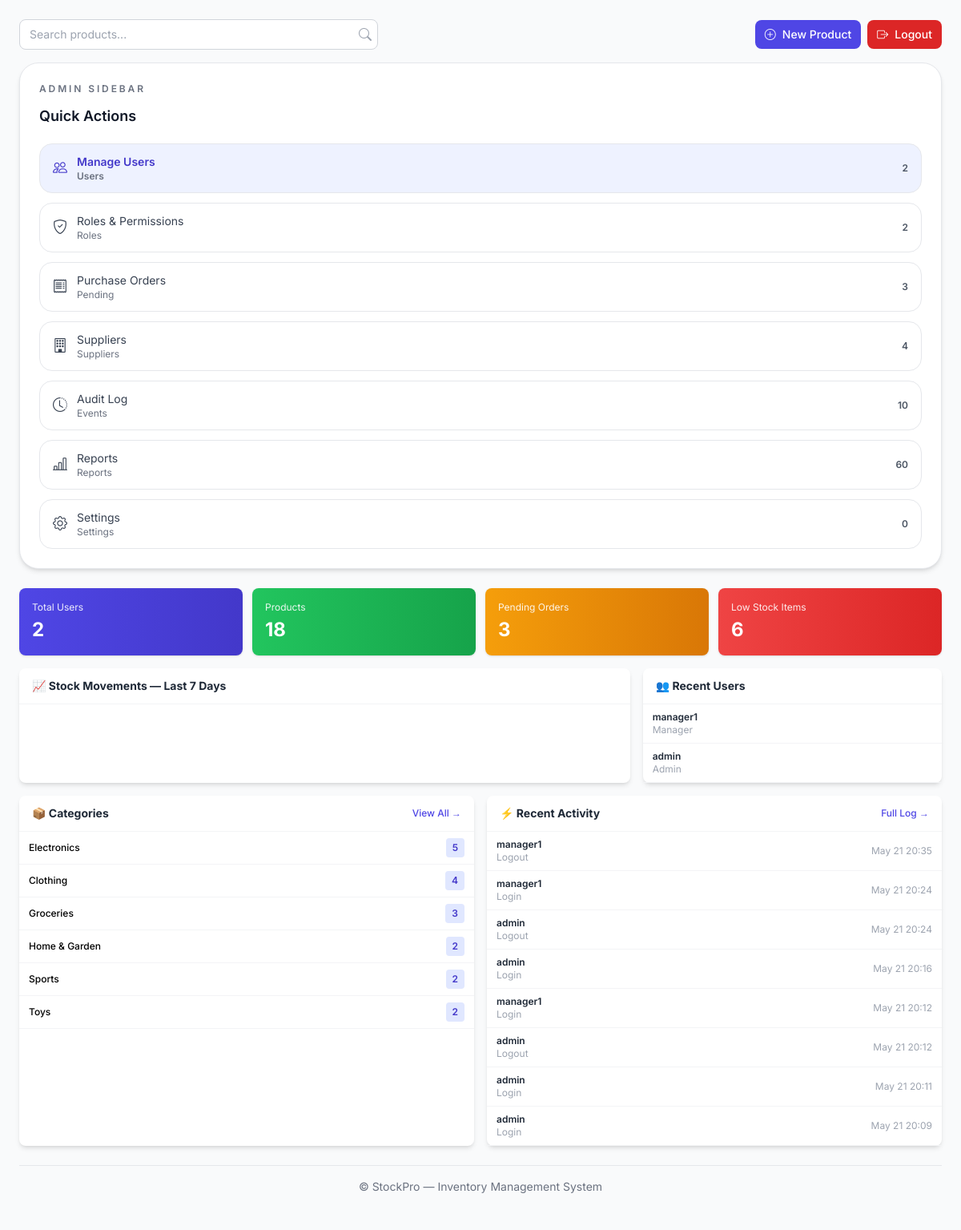
Screenshot of /admin-dashboard/ with the database file from the repository.
### accounts/models.py (models this page shows, shortened)
class UserProfile(models.Model):
    user = models.OneToOneField(User, on_delete=models.CASCADE, related_name="profile")
    role = models.ForeignKey(Role, on_delete=models.SET_NULL, null=True, blank=True)
    phone = models.CharField(max_length=20, blank=True)
    avatar = models.ImageField(upload_to="avatars/", blank=True, null=True)
    is_active = models.BooleanField(default=True)
    last_login_ip = models.GenericIPAddressField(blank=True, null=True)
    created_at = models.DateTimeField(auto_now_add=True)
    updated_at = models.DateTimeField(auto_now=True)

class Role(models.Model):
    name = models.CharField(max_length=50, unique=True)
    description = models.TextField(blank=True)
    permissions = models.JSONField(default=dict)
    created_at = models.DateTimeField(auto_now_add=True)
    class Meta:
        ordering = ["name"]

class AuditLog(models.Model):
    ACTION_CHOICES = [
        ("login", "Login"),
        ("logout", "Logout"),
        ("create", "Create"),
        ("update", "Update"),
        ("delete", "Delete"),
        ("soft_delete", "Soft Delete"),
        ("approve", "Approve"),
        ("reject", "Reject"),
        ("export", "Export"),
        ("import", "Import"),
    ]
    user = models.ForeignKey(User, on_delete=models.SET_NULL, null=True, blank=True)
    action = models.CharField(max_length=30, choices=ACTION_CHOICES)
    model_name = models.CharField(max_length=100, blank=True)
    object_id = models.CharField(max_length=100, blank=True)
    object_repr = models.CharField(max_length=200, blank=True)
    changes = models.JSONField(default=dict, blank=True)
    ip_address = models.GenericIPAddressField(blank=True, null=True)
    timestamp = models.DateTimeField(auto_now_add=True)
    class Meta:
        ordering = ["-timestamp"]
        indexes = [models.Index(fields=["-timestamp"]), models.Index(fields=["user", "action"])]

### inventory/models.py (models this page shows, shortened)
class Category(models.Model):
    name = models.CharField(max_length=100, unique=True)
    description = models.TextField(blank=True)
    parent = models.ForeignKey(
        'self', on_delete=models.SET_NULL, null=True, blank=True, related_name='subcategories'
    )
    created_at = models.DateTimeField(auto_now_add=True)
    class Meta:
        verbose_name_plural = "Categories"
        ordering = ["name"]

### admin_panel/views.py (the view)
# urls.py: path("", views.admin_dashboard, name="admin_dashboard"),
def admin_dashboard(request):
    today = timezone.localdate()
    seven_days_ago = today - timedelta(days=7)
    total_users   = User.objects.count()
    total_products = Product.objects.count()
    total_categories = Category.objects.count()
    total_movements = StockMovement.objects.count()
    total_value = Product.objects.aggregate(t=Sum("price", default=0))["t"]
    pending_pos = PurchaseOrder.objects.filter(status__in=["draft", "sent"]).count()
    low_stock   = Product.objects.filter(quantity__lte=F("low_stock_threshold")).count()
    supplier_count = Supplier.objects.count()
    unread_nots = Notification.objects.filter(is_read=False).count()
    recent_users = User.objects.order_by("-date_joined")[:5]
    recent_actions = AuditLog.objects.select_related("user").order_by("-timestamp")[:10]
    daily_in  = [0, 0, 0, 0, 0, 0, 0]
    daily_out = [0, 0, 0, 0, 0, 0, 0]
    day_labels = []
    for i in range(6, -1, -1):
        d = today - timedelta(days=i)
        day_labels.append(d.strftime("%a"))
        mvs = StockMovement.objects.filter(date__date=d)
        daily_in[i]  = mvs.filter(movement_type="IN").aggregate(t=Sum("quantity"))["t"] or 0
        daily_out[i] = mvs.filter(movement_type="OUT").aggregate(t=Sum("quantity"))["t"] or 0
    day_labels = list(reversed(day_labels))
    daily_in  = list(reversed(daily_in))
    daily_out = list(reversed(daily_out))
    qs = StockMovement.objects.order_by("-date")[:200]
    category_counts = (
        Category.objects.annotate(n=Count("products"))
        .order_by("-n")[:8]
    )
    quick_actions = [
        {
            "title": "Manage Users",
            "url": reverse("admin_users"),
            "icon": "bi-people",
            "label": "Users",
            "value": total_users,
        },
        {
            "title": "Roles & Permissions",
            "url": reverse("admin_roles"),
            "icon": "bi-shield-check",
            "label": "Roles",
            "value": Role.objects.count(),
        },
        {
            "title": "Purchase Orders",
            "url": reverse("admin_purchase_orders"),
            "icon": "bi-receipt",
            "label": "Pending",
            "value": pending_pos,
        },
        {
            "title": "Suppliers",
            "url": reverse("supplier_list"),
            "icon": "bi-building",
            "label": "Suppliers",
            "value": supplier_count,
        },
        {
            "title": "Audit Log",
            "url": reverse("audit_log"),
            "icon": "bi-clock-history",
            "label": "Events",
            "value": recent_actions.count(),
        },
        {
            "title": "Reports",
            "url": reverse("reports"),
            "icon": "bi-bar-chart-line",
            "label": "Reports",
            "value": total_movements,
        },
        {
            "title": "Settings",
            "url": reverse("settings"),
            "icon": "bi-gear",
            "label": "Settings",
            "value": unread_nots,
        },
    ]
    context = {
        "total_users": total_users, "total_products": total_products,
        "total_categories": total_categories, "total_movements": total_movements,
        "total_value": total_value, "pending_pos": pending_pos,
        "low_stock": low_stock, "unread_nots": unread_nots,
        "recent_users": recent_users, "recent_actions": recent_actions,
        "day_labels": day_labels, "daily_in": daily_in, "daily_out": daily_out,
        "category_counts": category_counts,
        "movements_chart_data": qs,
        "quick_actions": quick_actions,
    }
    return render(request, "admin_panel/dashboard.html", context)

### admin_panel/templates/admin_panel/dashboard.html (shortened to what this page needs)
{% extends 'base.html' %}
{% block content %}
<div class="mb-4 flex justify-between items-center gap-4">
  <div class="flex-1 max-w-md">
    <form method="get" action="{% url 'product_list' %}" class="relative">
      <input type="text" name="search" placeholder="Search products..." class="w-full px-3 py-2 border border-gray-300 rounded-lg text-sm focus:outline-none focus:ring-2 focus:ring-primary-500">
      <button type="submit" class="absolute right-2 top-1/2 -translate-y-1/2 text-gray-400 hover:text-gray-600">
        <i class="bi bi-search"></i>
      </button>
    </form>
  </div>
  <div class="flex gap-2">
    <a href="{% url 'product_create' %}" class="px-3 py-2 bg-primary-600 hover:bg-primary-700 text-white rounded-lg font-medium text-sm transition-colors inline-flex items-center gap-2">
      <i class="bi bi-plus-circle"></i> New Product
    </a>
    <form id="logout-form" action="{% url 'accounts:logout' %}" method="post" class="inline">
      <button type="submit" class="px-3 py-2 bg-danger-600 hover:bg-danger-700 text-white rounded-lg font-medium text-sm transition-colors inline-flex items-center gap-2">
        <i class="bi bi-box-arrow-right"></i> Logout
      </button>
    </form>
  </div>
</div>
<div class="grid grid-cols-1 xl:grid-cols-[300px_minmax(0,1fr)] gap-6 mb-4">
  <aside class="bg-white rounded-3xl shadow-md border border-gray-200 p-6">
    <div class="mb-5">
      <div class="text-xs uppercase tracking-[0.24em] text-gray-500 font-semibold">Admin Sidebar</div>
      <h2 class="mt-3 text-lg font-semibold text-gray-900">Quick Actions</h2>
    </div>
    <div class="space-y-3">
      {% for action in quick_actions %}
      <a href="{{ action.url }}" class="flex items-center justify-between rounded-2xl border border-gray-200 {% if forloop.first %}bg-indigo-50 text-indigo-700 font-semibold{% else %}bg-white text-gray-700{% endif %} px-4 py-3 text-sm hover:bg-gray-50 transition">
        <div class="flex items-center gap-3">
          <i class="{{ action.icon }} text-lg"></i>
          <div class="text-left">
            <div>{{ action.title }}</div>
            <div class="text-xs text-gray-500">{{ action.label }}</div>
          </div>
        </div>
        <div class="text-xs font-semibold text-gray-600">{{ action.value }}</div>
      </a>
      {% endfor %}
    </div>
  </aside>
  <div class="space-y-4">
    <div class="grid grid-cols-2 md:grid-cols-4 gap-3">
  <div class="bg-gradient-to-r from-primary-600 to-primary-700 text-white rounded-lg shadow p-4">
    <div class="text-xs opacity-90 mb-1">Total Users</div>
    <div class="text-2xl font-bold">{{ total_users }}</div>
  </div>
  <div class="bg-gradient-to-r from-success-500 to-success-600 text-white rounded-lg shadow p-4">
    <div class="text-xs opacity-90 mb-1">Products</div>
    <div class="text-2xl font-bold">{{ total_products }}</div>
  </div>
  <div class="bg-gradient-to-r from-warning-500 to-warning-600 text-white rounded-lg shadow p-4">
    <div class="text-xs opacity-90 mb-1">Pending Orders</div>
    <div class="text-2xl font-bold">{{ pending_pos }}</div>
  </div>
  <div class="bg-gradient-to-r from-danger-500 to-danger-600 text-white rounded-lg shadow p-4">
    <div class="text-xs opacity-90 mb-1">Low Stock Items</div>
    <div class="text-2xl font-bold">{{ low_stock }}</div>
  </div>
</div>
<div class="grid grid-cols-1 lg:grid-cols-3 gap-4 mb-4">
  <div class="lg:col-span-2 bg-white rounded-lg shadow-md">
    <div class="px-4 py-3 border-b border-gray-100 font-bold text-gray-800 text-sm">📈 Stock Movements — Last 7 Days</div>
    <div class="p-4">
      <canvas id="movementChart" height="60"></canvas>
    </div>
  </div>
  <div class="bg-white rounded-lg shadow-md">
    <div class="px-4 py-3 border-b border-gray-100 font-bold text-gray-800 text-sm">👥 Recent Users</div>
    <div class="overflow-x-auto">
      <table class="w-full text-xs">
        <tbody>
          {% for u in recent_users|slice:":5" %}
          <tr class="border-b border-gray-100 hover:bg-gray-50/60">
            <td class="px-3 py-2">
              <div class="font-semibold text-gray-800">{{ u.username }}</div>
              <div class="text-gray-400 text-xs">{{ u.profile.role.name|default:'—' }}</div>
            </td>
          </tr>
          {% empty %}
          <tr>
            <td class="px-3 py-4 text-center text-gray-400">No users</td>
          </tr>
          {% endfor %}
        </tbody>
      </table>
    </div>
  </div>
</div>
<div class="grid grid-cols-1 lg:grid-cols-2 gap-4 mb-4">
  <div class="bg-white rounded-lg shadow-md">
    <div class="px-4 py-3 border-b border-gray-100 font-bold text-gray-800 text-sm flex justify-between items-center">
      <span>📦 Categories</span>
      <a href="{% url 'category_list' %}" class="text-primary-600 hover:text-primary-700 text-xs font-medium">View All →</a>
    </div>
    <div class="overflow-x-auto">
      <table class="w-full text-xs">
        <tbody>
          {% for c in category_counts|slice:":8" %}
          <tr class="border-b border-gray-100 hover:bg-gray-50/60">
            <td class="px-3 py-2 font-medium">{{ c.name }}</td>
            <td class="px-3 py-2 text-right">
              <span class="inline-block bg-primary-100 text-primary-700 px-2 py-1 rounded text-xs font-semibold">{{ c.n }}</span>
            </td>
          </tr>
          {% empty %}
          <tr>
            <td colspan="2" class="px-3 py-4 text-center text-gray-400">No categories</td>
          </tr>
          {% endfor %}
        </tbody>
      </table>
    </div>
  </div>
  <div class="bg-white rounded-lg shadow-md">
    <div class="px-4 py-3 border-b border-gray-100 font-bold text-gray-800 text-sm flex justify-between items-center">
      <span>⚡ Recent Activity</span>
      <a href="{% url 'audit_log' %}" class="text-primary-600 hover:text-primary-700 text-xs font-medium">Full Log →</a>
    </div>
    <div class="overflow-x-auto">
      <table class="w-full text-xs">
        <tbody>
          {% for a in recent_actions|slice:":8" %}
          <tr class="border-b border-gray-100 hover:bg-gray-50/60">
            <td class="px-3 py-2">
              <div class="font-semibold text-gray-800">{{ a.user.username|default:'—' }}</div>
              <div class="text-gray-400">{{ a.get_action_display }}</div>
            </td>
            <td class="px-3 py-2 text-right text-gray-400 whitespace-nowrap">{{ a.timestamp|date:"M d H:i" }}</td>
          </tr>
          {% empty %}
          <tr>
            <td colspan="2" class="px-3 py-4 text-center text-gray-400">No activity</td>
          </tr>
          {% endfor %}
        </tbody>
      </table>
    </div>
  </div>
</div>
{% endblock %}

### rows the page displays
Category: name "Electronics", n "5"
Category: name "Clothing", n "4"
Category: name "Groceries", n "3"
Category: name "Home & Garden", n "2"
Category: name "Sports", n "2"
Category: name "Toys", n "2"
AuditLog: user.username "manager1", action "Logout", timestamp "May 21 20:35"
AuditLog: user.username "manager1", action "Login", timestamp "May 21 20:24"
AuditLog: user.username "admin", action "Logout", timestamp "May 21 20:24"
AuditLog: user.username "admin", action "Login", timestamp "May 21 20:16"
AuditLog: user.username "manager1", action "Login", timestamp "May 21 20:12"
AuditLog: user.username "admin", action "Logout", timestamp "May 21 20:12"
AuditLog: user.username "admin", action "Login", timestamp "May 21 20:11"
AuditLog: user.username "admin", action "Login", timestamp "May 21 20:09"

### other values shown
{{ action.title }} "Manage Users" "Roles & Permissions" "Purchase Orders" "Suppliers" "Audit Log" "Reports" "Settings"
{{ action.label }} "Users" "Roles" "Pending" "Suppliers" "Events" "Reports" "Settings"
{{ action.value }} "2" "2" "3" "4" "10" "60" "0"
{{ total_users }} "2"
{{ total_products }} "18"
{{ pending_pos }} "3"
{{ low_stock }} "6"
{{ u.username }} "manager1"
{{ u.profile.role.name|default:'—' }} "Manager"
{{ u.username }} "admin"
{{ u.profile.role.name|default:'—' }} "Admin"
